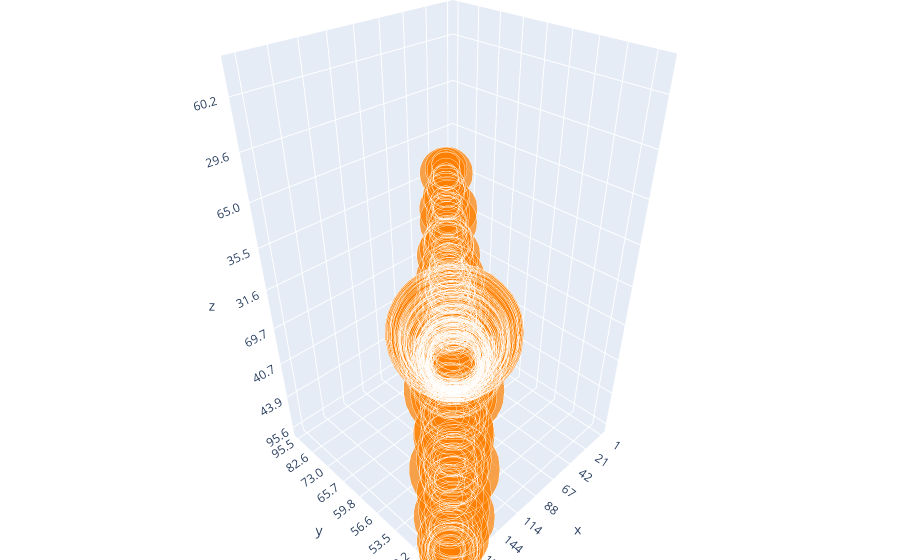

The notebook cell this image was saved under:
### Code cell
trace1 = go.Scatter3d(
    x=dataframe2.world_rank,  
    y=dataframe2.total_score,
    z=dataframe2.income,
    mode='markers',        
    marker=dict(
        size=dataframe2.teaching, 
        color='rgb(255, 128, 0, 1)',
    )
)

data = [trace1]  

layout = go.Layout(
    margin=dict( 
        l=0,
        r=0,
        b=0,
        t=0       
    )
    
)
fig = go.Figure(data=data, layout=layout)

iplot(fig)

### Figure 1 — Plotly figure (JSON) as saved in the notebook; plotly's stock layout.template omitted (floating-point values rounded to 4 significant figures; data arrays with more than 128 entries replaced by an {"elided": "..."} marker saying what was removed)
{"data": [{"marker": {"color": "rgb(255, 128, 0, 1)", "size": {"elided": "400 float values"}}, "mode": "markers", "type": "scatter3d", "x": {"elided": "400 str values"}, "y": {"elided": "400 str values"}, "z": {"elided": "400 str values"}}], "layout": {"margin": {"b": 0, "l": 0, "r": 0, "t": 0}}}
